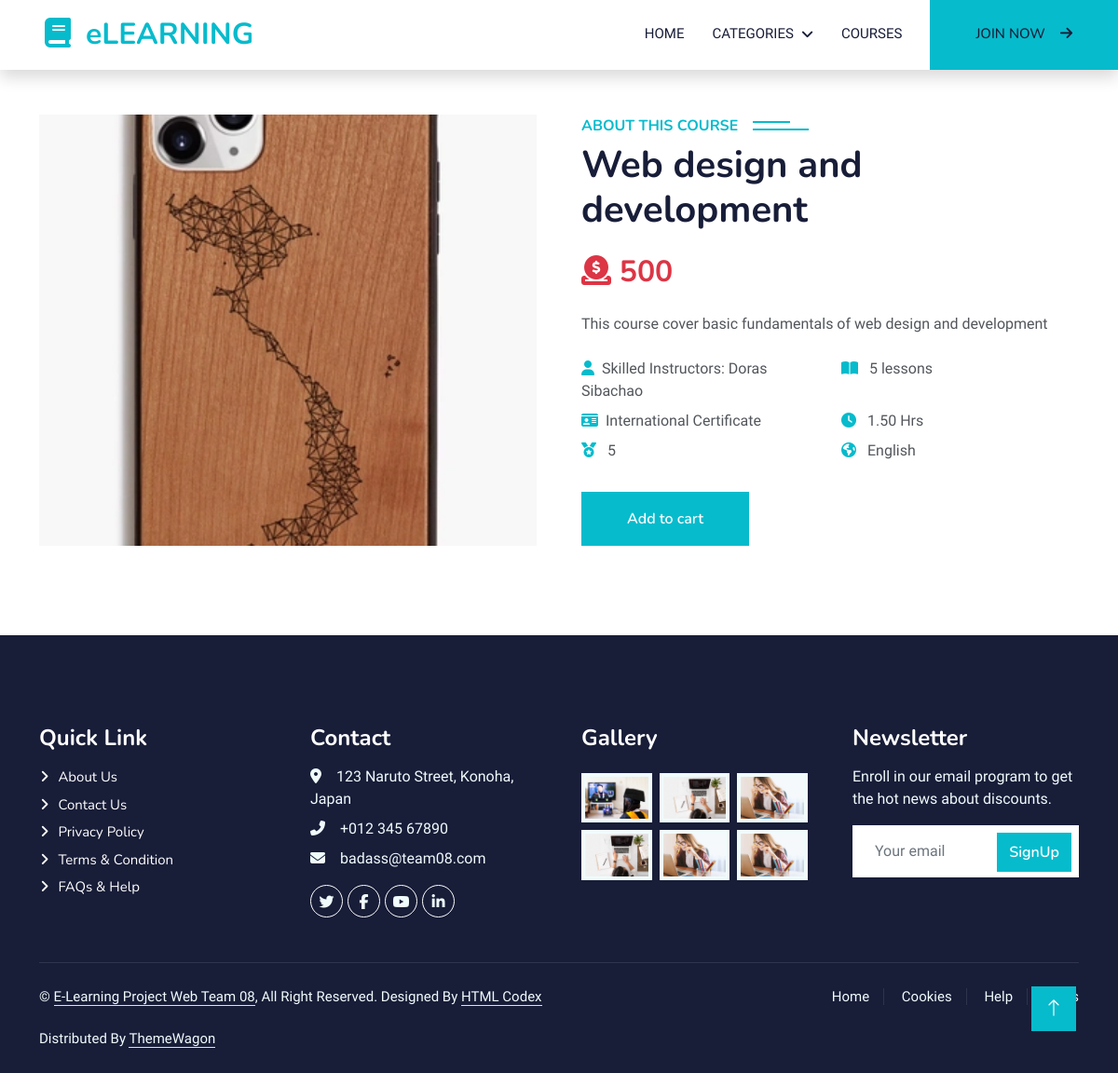
Page /course/web-design on the committed database.
### course/models.py (models this page shows, shortened)
class Course(models.Model):
    title = models.CharField(max_length=255)
    description = models.TextField()
    price = models.PositiveIntegerField(null=True,
                                        validators=[MinValueValidator(0)], blank=True)
    instructor = models.CharField(max_length=50)
    language = models.CharField(max_length=50, default='English')
    category = models.ForeignKey(
        Category, on_delete=models.PROTECT, blank=True, null=True)
    COURSE_STATUS_AVAILABLE = 'A'
    COURSE_STATUS_UNAVAILABLE = 'UA'
    COURSE_STATUS_CHOICES = [
        (COURSE_STATUS_AVAILABLE, 'Available'),
        (COURSE_STATUS_UNAVAILABLE, 'Unavailable')
    ]
    lesson_number = models.PositiveBigIntegerField(null=True,
                                                   validators=[MinValueValidator(0)], blank=True)
    course_status = models.CharField(
        max_length=2, choices=COURSE_STATUS_CHOICES, default=COURSE_STATUS_AVAILABLE)
    rated = models.PositiveSmallIntegerField(null=True,
                                             validators=[MinValueValidator(0), MaxValueValidator(5)], blank=True)
    duration = models.DecimalField(max_digits=6, decimal_places=2,
                                   validators=[MinValueValidator(0)], blank=True, null=True)
    image = ResizedImageField(size=[500, 300], crop=['middle', 'center'],  upload_to="course/course_image/", null=True, quality=100
                              )
    video = models.FileField(
        upload_to="course/course_video", null=True)
    slug = models.SlugField(max_length=200, unique=True,
                            null=True, blank=True)
    def add_to_cart_url(self):
        return reverse('add_cart', args=[self.slug])

### course/views.py (the view)
# urls.py: path('<slug:course_slug>', views.course_detail, name='course_detail'),
def course_detail(request, course_slug=None):
    single_course = Course.objects.get(slug=course_slug)
    context = {
        'single_course': single_course,
    }
    return render(request, 'course/course_detail.html', context=context)

### course/context_processors.py (called while the page is built)
def menu_links(request):
    links = Category.objects.all()
    return dict(links=links)

### course/models.py (called while the page is built)
    def get_url(self):
        return reverse('course_by_category', args=[self.slug])

### templates/course/course_detail.html
{% extends 'base.html' %} {% load static %} {% block content %}
<div class="container-xxl py-5">
  <div class="container">
    <div class="row g-5">
      <div
        class="col-lg-6 wow fadeInUp"
        data-wow-delay="0.1s"
        style="min-height: 400px"
      >
        <div class="position-relative h-100">
          <img
            class="img-fluid position-absolute w-100 h-100"
            src="{{single_course.image.url}}"
            alt=""
            style="object-fit: cover"
          />
        </div>
      </div>
      <div class="col-lg-6 wow fadeInUp" data-wow-delay="0.3s">
        <h6 class="section-title bg-white text-start text-primary pe-3">
          About This Course
        </h6>
        <h1 class="mb-4">{{single_course.title}}</h1>
        <h2 class="d-inline-block mb-4 text-danger">
          <i class="fa-solid fa-circle-dollar-to-slot"></i>
          {{single_course.price}}
        </h2>
        <p class="mb-4">{{single_course.description}}</p>
        <div class="row gy-2 gx-4 mb-4">
          <div class="col-sm-6">
            <p class="mb-0">
              <i class="fa fa-user text-primary me-2"></i>Skilled Instructors:
              {{single_course.instructor}}
            </p>
          </div>
          <div class="col-sm-6">
            <p class="mb-0">
              <i class="fa fa-book-open text-primary me-2"></i>
              {{single_course.lesson_number}} lessons
            </p>
          </div>
          <div class="col-sm-6">
            <p class="mb-0">
              <i class="fa fa-id-card text-primary me-2"></i>International
              Certificate
            </p>
          </div>
          <div class="col-sm-6">
            <p class="mb-0">
              <i class="fa fa-clock text-primary me-2"></i>
              {{single_course.duration}} Hrs
            </p>
          </div>
          <div class="col-sm-6">
            <p class="mb-0">
              <i class="fa fa-medal text-primary me-2"></i>
              {{single_course.rated}}
            </p>
          </div>
          <div class="col-sm-6">
            <p class="mb-0">
              <i class="fa fa-globe text-primary me-2"></i>
              {{single_course.language}}
            </p>
          </div>
        </div>
        <a
          class="btn btn-primary py-3 px-5 mt-2"
          href="{{single_course.add_to_cart_url}}"
          >Add to cart</a
        >
      </div>
    </div>
  </div>
</div>
{% endblock content %}

### static/general/css/style.css (style rules this page uses)
:root { --primary: #06bbcc; --light: #f0fbfc; --dark: #181d38; }
a { color: white; }
.btn { font-family: "Nunito", sans-serif; font-weight: 600; transition: 0.5s; }
.btn.btn-primary, .btn.btn-secondary { color: #ffffff; }
.section-title { position: relative; display: inline-block; text-transform: uppercase; }
.section-title::before { position: absolute; content: ""; width: calc(100% + 80px); height: 2px; top: 4px; left: -40px; background: var(--primary); z-index: -1; }
.section-title::after { position: absolute; content: ""; width: calc(100% + 120px); height: 2px; bottom: 5px; left: -60px; background: var(--primary); z-index: -1; }
.section-title.text-start::before { width: calc(100% + 40px); left: 0; }
.section-title.text-start::after { width: calc(100% + 60px); left: 0; }

### rows in the picture
Course: image (picture), title "Web design and development", price "500", description "This course cover basic fundamentals of web design and development", instructor "Doras Sibachao", lesson_number "5", duration "1.50", rated "5", language "English"
